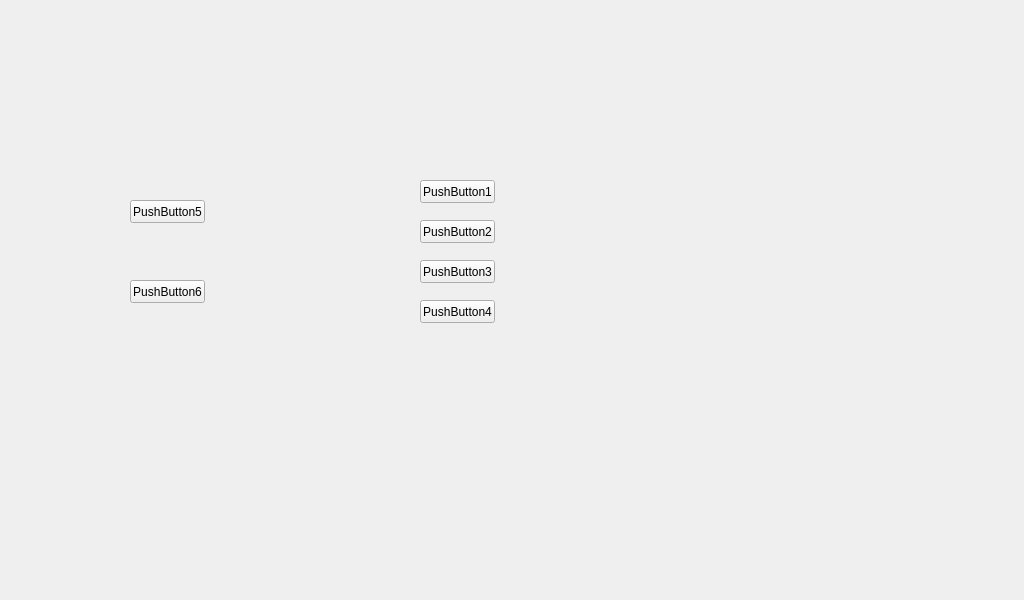
<?xml version="1.0" encoding="UTF-8"?>
<ui version="4.0">
 <class>QQTWindow</class>
 <widget class="QStackedWidget" name="QQTWindow">
  <property name="geometry">
   <rect>
    <x>0</x>
    <y>0</y>
    <width>1024</width>
    <height>600</height>
   </rect>
  </property>
  <property name="mouseTracking">
   <bool>true</bool>
  </property>
  <property name="focusPolicy">
   <enum>Qt::StrongFocus</enum>
  </property>
  <property name="windowTitle">
   <string>StackedWidget</string>
  </property>
  <property name="currentIndex">
   <number>2</number>
  </property>
  <widget class="QWidget" name="pageSelfCheck"/>
  <widget class="QWidget" name="pageLogin"/>
  <widget class="QWidget" name="pageMain">
   <widget class="QPushButton" name="pushButton">
    <property name="geometry">
     <rect>
      <x>420</x>
      <y>180</y>
      <width>75</width>
      <height>23</height>
     </rect>
    </property>
    <property name="text">
     <string>PushButton1</string>
    </property>
   </widget>
   <widget class="QPushButton" name="pushButton_2">
    <property name="geometry">
     <rect>
      <x>420</x>
      <y>220</y>
      <width>75</width>
      <height>23</height>
     </rect>
    </property>
    <property name="text">
     <string>PushButton2</string>
    </property>
   </widget>
   <widget class="QPushButton" name="pushButton_3">
    <property name="geometry">
     <rect>
      <x>420</x>
      <y>260</y>
      <width>75</width>
      <height>23</height>
     </rect>
    </property>
    <property name="text">
     <string>PushButton3</string>
    </property>
   </widget>
   <widget class="QPushButton" name="pushButton_4">
    <property name="geometry">
     <rect>
      <x>420</x>
      <y>300</y>
      <width>75</width>
      <height>23</height>
     </rect>
    </property>
    <property name="text">
     <string>PushButton4</string>
    </property>
   </widget>
   <widget class="QPushButton" name="pushButton_5">
    <property name="geometry">
     <rect>
      <x>130</x>
      <y>200</y>
      <width>75</width>
      <height>23</height>
     </rect>
    </property>
    <property name="text">
     <string>PushButton5</string>
    </property>
   </widget>
   <widget class="QPushButton" name="pushButton_6">
    <property name="geometry">
     <rect>
      <x>130</x>
      <y>280</y>
      <width>75</width>
      <height>23</height>
     </rect>
    </property>
    <property name="text">
     <string>PushButton6</string>
    </property>
   </widget>
  </widget>
 </widget>
 <resources/>
 <connections/>
</ui>
